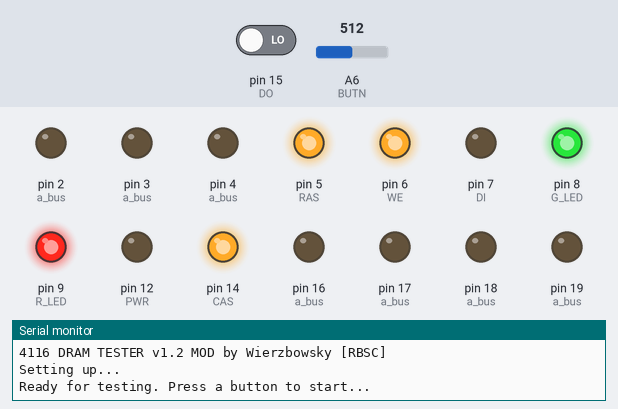
Bench run of a sketch on a simulated Arduino Nano, built with avr-gcc and run on an emulated ATmega328P. On the bench: output pins drawn as LEDs (lit = HIGH), the last lines printed to the serial monitor. Inputs (shaded band) come from the test bench; at power-on: A6 (BUTN) = 512, pin 15 (DO) LOW.

Above: at 1.2 s.
1.3 s: A6 (BUTN) set to 0
At 2.3 s:
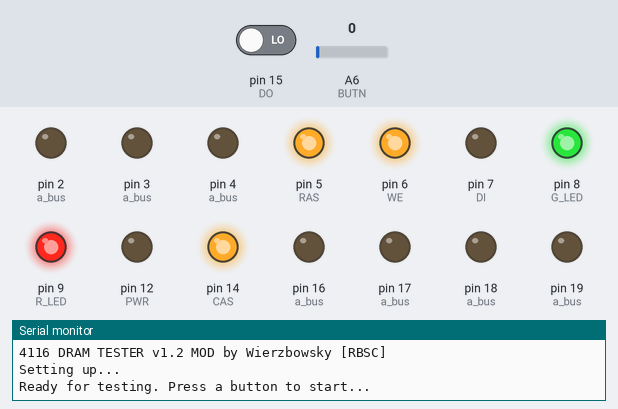
2.8 s: A6 (BUTN) set to 122
At 3.6 s:
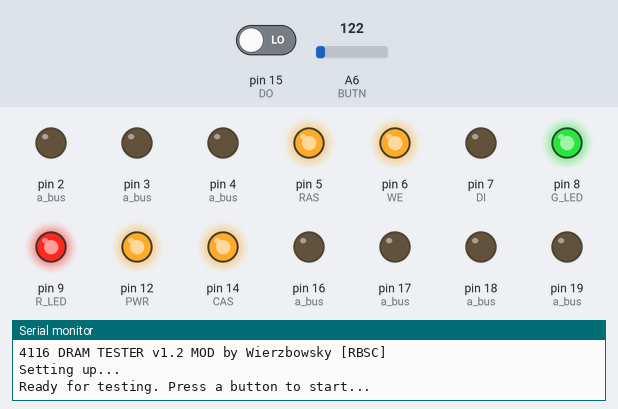
At 4.8 s:
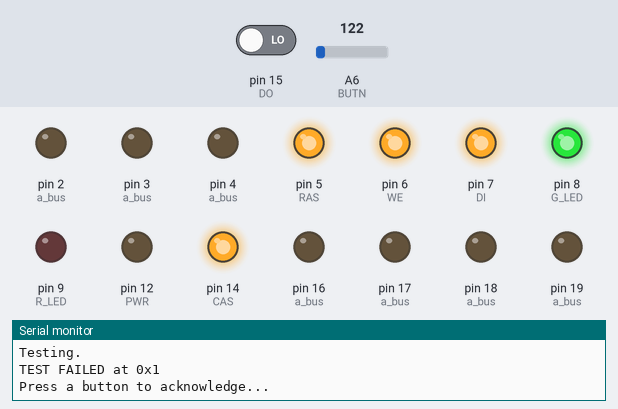
Timing chart, 0 to 6.3 s (numbered marks = the images above; inputs shaded):
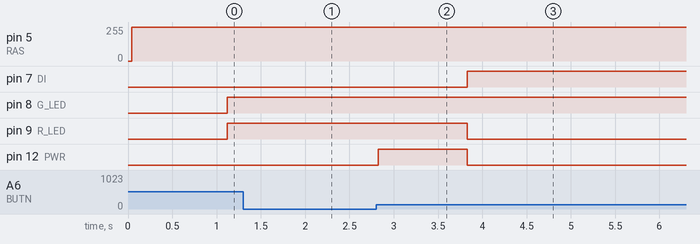

The sketch:

4116_tester_code_modded.ino
```cpp
//
// 4116 DRAM Tester Firmware. v3.1
//
// Created in November 2017. Code commented and posted in March 2020.
// Most of the code and design is from http://forum.defence-force.org/viewtopic.php?p=15035&sid=17bf402b9c2fd97c8779668b8dde2044
// by forum member "iss" and modified to work with 4116 D ram by me Uffe Lund-Hansen, Frostbox Labs.
//
// Mod: The firmware was modified by Wierzbowsky [RBSC] in September 2021. Mod v1.2
// This firmware is suitable for the Button mod v1.1
//
// Board: v3.0 with the push button disconnected from RST and attached to A6 (pin 25) of Arduino Nano
//
// The additional relay module can be connected to the board to enable the power on the
// chip's socket only during DRAM's testing, the control signal is wired to D12 of Arduino Nano
//
// This firmware supports output to serial interface, but doesn't support the OLED screen. For OLED screen
// support please use the 1.3 version of the mod
//

#include <SoftwareSerial.h>

#define DI          7     //  Arduino D7 > 4116 pin 2
#define DO          15    //  Arduino A1 > 4116 pin 14
#define CAS         14    //  Arduino A0 > 4116 pin 15
#define RAS         5     //  Arduino D5 > 4116 pin 4
#define WE          6     //  Arduino D6 > 4116 pin 3

#define XA0         4     //  Arduino D4 > 4116 pin 5
#define XA1         2     //  Arduino D2 > 4116 pin 7
#define XA2         3     //  Arduino D3 > 4116 pin 6
#define XA3         17    //  Arduino A3 > 4116 pin 12
#define XA4         18    //  Arduino A4 > 4116 pin 11
#define XA5         19    //  Arduino A5 > 4116 pin 10
#define XA6         16    //  Arduino A2 > 4116 pin 13

#define R_LED       9     //  Arduino D9 > Cathode on red LED. Anode connected through 470ohm resisor to +5VDC
#define G_LED       8     //  Arduino D8 > Cathode on green LED. Anode connected through 470ohm resisor to +5VDC

#define BUTN        20    //  Arduino A6 > Start button
#define PWR         12    //  Arduino D12 > Power on/off

#define BUS_SIZE    7

volatile int bus_size;

int buttondown;

const unsigned int a_bus[BUS_SIZE] = {
  XA0, XA1, XA2, XA3, XA4, XA5, XA6
};

void setBus(unsigned int a) {
  int i;
  for (i = 0; i < BUS_SIZE; i++) {
    digitalWrite(a_bus[i], a & 1);
    a /= 2;
  }
}

void writeAddress(unsigned int r, unsigned int c, int v) {
  /* row */
  setBus(r);
  digitalWrite(RAS, LOW);

  /* rw */
  digitalWrite(WE, LOW);

  /* val */
  digitalWrite(DI, (v & 1) ? HIGH : LOW);

  /* col */
  setBus(c);
  digitalWrite(CAS, LOW);

  digitalWrite(WE, HIGH);
  digitalWrite(CAS, HIGH);
  digitalWrite(RAS, HIGH);
}

int readAddress(unsigned int r, unsigned int c) {
  int ret = 0;

  /* row */
  setBus(r);
  digitalWrite(RAS, LOW);

  /* col */
  setBus(c);
  digitalWrite(CAS, LOW);

  /* get current value */
  ret = digitalRead(DO);

  digitalWrite(CAS, HIGH);
  digitalWrite(RAS, HIGH);

  return ret;
}

void TestFailed(int r, int c)
{
  unsigned long a = ((unsigned long)c << bus_size) + r;
  digitalWrite(R_LED, LOW);
  digitalWrite(G_LED, HIGH);
  digitalWrite(13, 1); // Nano led on
  digitalWrite(PWR, LOW); // power off
  interrupts();
  Serial.println();
  Serial.print("TEST FAILED at 0x");
  Serial.println(a, HEX);
  Serial.println("Press a button to acknowledge...");
  Serial.flush();
}

void TestOK(void)
{
  digitalWrite(R_LED, HIGH);
  digitalWrite(G_LED, LOW);
  digitalWrite(13, 0); // Nano led off
  digitalWrite(PWR, LOW); // power off
  interrupts();
  Serial.println();
  Serial.println("TEST PASSED!");
  Serial.println("Press a button to acknowledge...");
  Serial.flush();
}

void BlinkLEDs(void)
{
  digitalWrite(G_LED, LOW);
  digitalWrite(R_LED, LOW);
  digitalWrite(13, 1); // Nano led on
  delay(1000);
  digitalWrite(R_LED, HIGH);
  digitalWrite(G_LED, HIGH);
  digitalWrite(13, 0); // Nano led off
}

void SetGreen(int v)
{
  digitalWrite(G_LED, v);
}


boolean Test2(int v)
{
  int r, c, g = 0;
  v &= 1;
  for (c = 0; c < (1 << bus_size); c++) {
    SetGreen(g ? HIGH : LOW);
    for (r = 0; r < (1 << bus_size); r++) {
      writeAddress(r, c, v);
      if (v != readAddress(r, c))
      {
        TestFailed(r, c);
        return false;
      }
    }
    g ^= 1;
  }
  BlinkLEDs();
  return true;
}

boolean Test1(int v)
{
  int r, c, g = 0;
  v &= 1;
  for (c = 0; c < (1 << bus_size); c++) {
    SetGreen(g ? HIGH : LOW);
    for (r = 0; r < (1 << bus_size); r++) {
      writeAddress(r, c, v);
      if (v != readAddress(r, c))
      {
        TestFailed(r, c);
        return false;
      }
      v ^= 1;
    }
    g ^= 1;
  }
  BlinkLEDs();
  return true;
}

int ButtonCheck(void)
{
  const int divider = 10;
  int cnt;

    for (cnt = 0; cnt < divider; cnt++)
    {
      delay(100);
      buttondown = analogRead(BUTN);
      if (!buttondown) break;
    }
    while(analogRead(BUTN)== 0) delay (50);
    if (!buttondown) return 0;
    else return 1;
}


void setup() {
  int i;

  Serial.begin(9600);
  while (!Serial)
    ; /* wait */

  digitalWrite(13, 1); // Nano led on

  Serial.println();
  Serial.println("4116 DRAM TESTER v1.2 MOD by Wierzbowsky [RBSC]");
  Serial.println("Setting up...");

   for (i = 0; i < BUS_SIZE; i++)
    pinMode(a_bus[i], OUTPUT);

  pinMode(CAS, OUTPUT);
  pinMode(RAS, OUTPUT);
  pinMode(WE, OUTPUT);
  pinMode(DI, OUTPUT);

  pinMode(R_LED, OUTPUT);
  pinMode(G_LED, OUTPUT);

  pinMode(DO, INPUT);

  //pinMode(BUTN, INPUT_PULLUP);  // for Start button (connected to A6)

  pinMode(PWR, OUTPUT);  // for power on/off

  digitalWrite(PWR, LOW);

  digitalWrite(WE, HIGH);
  digitalWrite(RAS, HIGH);
  digitalWrite(CAS, HIGH);

  digitalWrite(R_LED, LOW);
  digitalWrite(G_LED, LOW);

  bus_size = BUS_SIZE;

  noInterrupts();
  for (i = 0; i < (1 << BUS_SIZE); i++) {
    digitalWrite(RAS, LOW);
    digitalWrite(RAS, HIGH);
  }

  digitalWrite(13, 0); // Nano led off
  interrupts();
}

void loop()
{
  digitalWrite(PWR, LOW); // power off

  Serial.println("Ready for testing. Press a button to start...");
  Serial.flush();

  while(1)  // main waiting loop
  {
    digitalWrite(R_LED, LOW);
    digitalWrite(G_LED, LOW);
    digitalWrite(13, 1); // Nano led on

    if (!ButtonCheck()) break;

    digitalWrite(R_LED, HIGH);
    digitalWrite(G_LED, HIGH);
    digitalWrite(13, 0); // Nano led off

    if (!ButtonCheck()) break;
  }

  // LEDS off
  interrupts();
  digitalWrite(G_LED, HIGH);
  digitalWrite(R_LED, HIGH);
  digitalWrite(13, 0); // Nano led off

  digitalWrite(PWR, HIGH);  // power on
  delay(1000);

  // Start test
  interrupts();
  Serial.print("Testing");
  Serial.print(".");
  Serial.flush();
  noInterrupts();
  if (Test1(0) == false)
  {
    interrupts();
    delay(1000);
    while(ButtonCheck());
    return;
  }
  else
  {
    interrupts();
    Serial.print(".");
    Serial.flush();
    noInterrupts();
    if (Test1(1) == false)
    {
      interrupts();
      delay(1000);
      while(ButtonCheck());
      return;

    }
    else
    {
      interrupts();
      Serial.print(".");
      Serial.flush();
      noInterrupts();
      if (Test2(0) == false)
      {
        interrupts();
        delay(1000);
        while(ButtonCheck());
        return;
      }
      else
      {
        interrupts();
        Serial.print(".");
        Serial.flush();
        noInterrupts();
        if (Test2(1) == false)
        {
          interrupts();
          delay(1000);
          while(ButtonCheck());
          return;
        }
        else
        {
          // Test passed
          TestOK();
          delay(1000);
          while(ButtonCheck());
        }
      }
    }
  }
}
```

Measured:
- after the input at 1.3 s, pin 8 (G_LED), pin 9 (R_LED): stays HIGH (without the input it goes to LOW after 0.82 s)
- after the input at 2.8 s, pin 7 (DI): LOW → HIGH after 1.0 s; pin 9 (R_LED): HIGH → LOW after 1.0 s; pin 12 (PWR): LOW → HIGH at once, → LOW 1.0 s later
